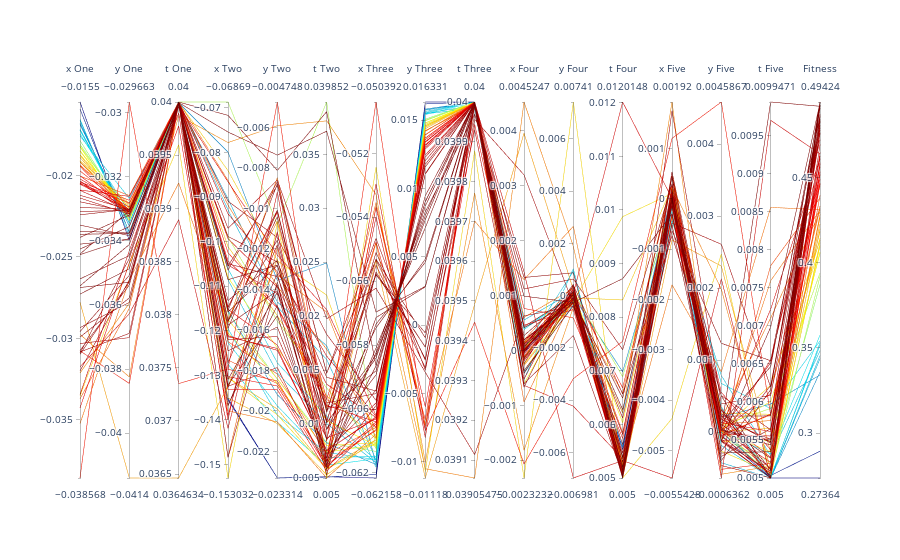

Here is the notebook cell this chart was saved with:
### Code cell
fig = go.Figure(data =
    go.Parcoords(
        line = dict(color = fitness, colorscale = px.colors.sequential.Jet),
        dimensions = figure
    )
)
fig.show()
